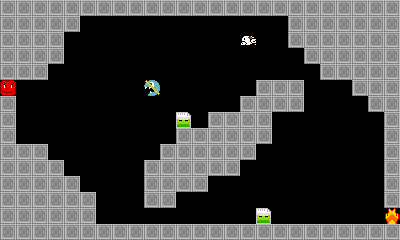

A level layout from a 2D game, rendered from its tile map. Below: a short description, then the map file with its tile-grid data intact:
An orthogonal 25x15 tile map with 16x16 px tiles, 1 tile layer (Tile Layer 1).

<map version="1.0" orientation="orthogonal" renderorder="right-down" width="25" height="15" tilewidth="16" tileheight="16" nextobjectid="1">
 <tileset firstgid="1" name="base" tilewidth="16" tileheight="16" spacing="1" tilecount="13">
  <image source="../graphics/tile.png" width="221" height="16" />
 </tileset>
 <layer name="Tile Layer 1" width="25" height="15">
  <data>
   <tile gid="1" />
   <tile gid="1" />
   <tile gid="1" />
   <tile gid="1" />
   <tile gid="1" />
   <tile gid="1" />
   <tile gid="1" />
   <tile gid="1" />
   <tile gid="1" />
   <tile gid="1" />
   <tile gid="1" />
   <tile gid="1" />
   <tile gid="1" />
   <tile gid="1" />
   <tile gid="1" />
   <tile gid="1" />
   <tile gid="1" />
   <tile gid="1" />
   <tile gid="1" />
   <tile gid="1" />
   <tile gid="1" />
   <tile gid="1" />
   <tile gid="1" />
   <tile gid="1" />
   <tile gid="1" />
   <tile gid="1" />
   <tile gid="1" />
   <tile gid="1" />
   <tile gid="1" />
   <tile gid="1" />
   <tile gid="0" />
   <tile gid="0" />
   <tile gid="0" />
   <tile gid="0" />
   <tile gid="0" />
   <tile gid="0" />
   <tile gid="0" />
   <tile gid="0" />
   <tile gid="0" />
   <tile gid="0" />
   <tile gid="0" />
   <tile gid="0" />
   <tile gid="0" />
   <tile gid="1" />
   <tile gid="1" />
   <tile gid="1" />
   <tile gid="1" />
   <tile gid="1" />
   <tile gid="1" />
   <tile gid="1" />
   <tile gid="1" />
   <tile gid="1" />
   <tile gid="1" />
   <tile gid="1" />
   <tile gid="0" />
   <tile gid="0" />
   <tile gid="0" />
   <tile gid="0" />
   <tile gid="0" />
   <tile gid="0" />
   <tile gid="0" />
   <tile gid="0" />
   <tile gid="0" />
   <tile gid="0" />
   <tile gid="0" />
   <tile gid="8" />
   <tile gid="0" />
   <tile gid="0" />
   <tile gid="1" />
   <tile gid="1" />
   <tile gid="1" />
   <tile gid="1" />
   <tile gid="1" />
   <tile gid="1" />
   <tile gid="1" />
   <tile gid="1" />
   <tile gid="1" />
   <tile gid="1" />
   <tile gid="1" />
   <tile gid="0" />
   <tile gid="0" />
   <tile gid="0" />
   <tile gid="0" />
   <tile gid="0" />
   <tile gid="0" />
   <tile gid="0" />
   <tile gid="0" />
   <tile gid="0" />
   <tile gid="0" />
   <tile gid="0" />
   <tile gid="0" />
   <tile gid="0" />
   <tile gid="0" />
   <tile gid="0" />
   <tile gid="1" />
   <tile gid="1" />
   <tile gid="1" />
   <tile gid="1" />
   <tile gid="1" />
   <tile gid="1" />
   <tile gid="1" />
   <tile gid="1" />
   <tile gid="1" />
   <tile gid="0" />
   <tile gid="0" />
   <tile gid="0" />
   <tile gid="0" />
   <tile gid="0" />
   <tile gid="0" />
   <tile gid="0" />
   <tile gid="0" />
   <tile gid="0" />
   <tile gid="0" />
   <tile gid="0" />
   <tile gid="0" />
   <tile gid="0" />
   <tile gid="0" />
   <tile gid="0" />
   <tile gid="0" />
   <tile gid="0" />
   <tile gid="1" />
   <tile gid="1" />
   <tile gid="1" />
   <tile gid="1" />
   <tile gid="1" />
   <tile gid="3" />
   <tile gid="0" />
   <tile gid="0" />
   <tile gid="0" />
   <tile gid="0" />
   <tile gid="0" />
   <tile gid="0" />
   <tile gid="0" />
   <tile gid="0" />
   <tile gid="11" />
   <tile gid="0" />
   <tile gid="0" />
   <tile gid="0" />
   <tile gid="0" />
   <tile gid="0" />
   <tile gid="0" />
   <tile gid="1" />
   <tile gid="1" />
   <tile gid="1" />
   <tile gid="0" />
   <tile gid="0" />
   <tile gid="0" />
   <tile gid="1" />
   <tile gid="1" />
   <tile gid="1" />
   <tile gid="1" />
   <tile gid="0" />
   <tile gid="0" />
   <tile gid="0" />
   <tile gid="0" />
   <tile gid="0" />
   <tile gid="0" />
   <tile gid="0" />
   <tile gid="0" />
   <tile gid="0" />
   <tile gid="0" />
   <tile gid="0" />
   <tile gid="0" />
   <tile gid="0" />
   <tile gid="0" />
   <tile gid="1" />
   <tile gid="1" />
   <tile gid="1" />
   <tile gid="1" />
   <tile gid="0" />
   <tile gid="0" />
   <tile gid="0" />
   <tile gid="0" />
   <tile gid="1" />
   <tile gid="1" />
   <tile gid="1" />
   <tile gid="0" />
   <tile gid="0" />
   <tile gid="0" />
   <tile gid="0" />
   <tile gid="0" />
   <tile gid="0" />
   <tile gid="0" />
   <tile gid="0" />
   <tile gid="0" />
   <tile gid="0" />
   <tile gid="12" />
   <tile gid="0" />
   <tile gid="1" />
   <tile gid="1" />
   <tile gid="1" />
   <tile gid="1" />
   <tile gid="0" />
   <tile gid="0" />
   <tile gid="0" />
   <tile gid="0" />
   <tile gid="0" />
   <tile gid="0" />
   <tile gid="0" />
   <tile gid="1" />
   <tile gid="1" />
   <tile gid="0" />
   <tile gid="0" />
   <tile gid="0" />
   <tile gid="0" />
   <tile gid="0" />
   <tile gid="0" />
   <tile gid="0" />
   <tile gid="0" />
   <tile gid="0" />
   <tile gid="0" />
   <tile gid="1" />
   <tile gid="1" />
   <tile gid="1" />
   <tile gid="1" />
   <tile gid="1" />
   <tile gid="1" />
   <tile gid="0" />
   <tile gid="0" />
   <tile gid="0" />
   <tile gid="0" />
   <tile gid="0" />
   <tile gid="0" />
   <tile gid="0" />
   <tile gid="1" />
   <tile gid="1" />
   <tile gid="1" />
   <tile gid="1" />
   <tile gid="0" />
   <tile gid="0" />
   <tile gid="0" />
   <tile gid="0" />
   <tile gid="0" />
   <tile gid="0" />
   <tile gid="0" />
   <tile gid="1" />
   <tile gid="1" />
   <tile gid="1" />
   <tile gid="1" />
   <tile gid="1" />
   <tile gid="1" />
   <tile gid="0" />
   <tile gid="0" />
   <tile gid="0" />
   <tile gid="0" />
   <tile gid="0" />
   <tile gid="0" />
   <tile gid="0" />
   <tile gid="0" />
   <tile gid="1" />
   <tile gid="1" />
   <tile gid="1" />
   <tile gid="1" />
   <tile gid="1" />
   <tile gid="0" />
   <tile gid="0" />
   <tile gid="0" />
   <tile gid="0" />
   <tile gid="0" />
   <tile gid="1" />
   <tile gid="1" />
   <tile gid="1" />
   <tile gid="1" />
   <tile gid="1" />
   <tile gid="1" />
   <tile gid="0" />
   <tile gid="0" />
   <tile gid="0" />
   <tile gid="0" />
   <tile gid="0" />
   <tile gid="0" />
   <tile gid="0" />
   <tile gid="0" />
   <tile gid="0" />
   <tile gid="1" />
   <tile gid="1" />
   <tile gid="1" />
   <tile gid="1" />
   <tile gid="1" />
   <tile gid="1" />
   <tile gid="0" />
   <tile gid="0" />
   <tile gid="0" />
   <tile gid="0" />
   <tile gid="1" />
   <tile gid="1" />
   <tile gid="1" />
   <tile gid="1" />
   <tile gid="0" />
   <tile gid="0" />
   <tile gid="0" />
   <tile gid="0" />
   <tile gid="0" />
   <tile gid="0" />
   <tile gid="0" />
   <tile gid="0" />
   <tile gid="0" />
   <tile gid="0" />
   <tile gid="0" />
   <tile gid="1" />
   <tile gid="1" />
   <tile gid="1" />
   <tile gid="1" />
   <tile gid="1" />
   <tile gid="1" />
   <tile gid="1" />
   <tile gid="0" />
   <tile gid="0" />
   <tile gid="0" />
   <tile gid="1" />
   <tile gid="1" />
   <tile gid="0" />
   <tile gid="0" />
   <tile gid="0" />
   <tile gid="0" />
   <tile gid="0" />
   <tile gid="0" />
   <tile gid="0" />
   <tile gid="0" />
   <tile gid="0" />
   <tile gid="0" />
   <tile gid="0" />
   <tile gid="0" />
   <tile gid="0" />
   <tile gid="1" />
   <tile gid="1" />
   <tile gid="1" />
   <tile gid="1" />
   <tile gid="1" />
   <tile gid="1" />
   <tile gid="1" />
   <tile gid="0" />
   <tile gid="0" />
   <tile gid="0" />
   <tile gid="0" />
   <tile gid="0" />
   <tile gid="0" />
   <tile gid="0" />
   <tile gid="0" />
   <tile gid="0" />
   <tile gid="0" />
   <tile gid="12" />
   <tile gid="0" />
   <tile gid="0" />
   <tile gid="0" />
   <tile gid="0" />
   <tile gid="0" />
   <tile gid="0" />
   <tile gid="0" />
   <tile gid="2" />
   <tile gid="1" />
   <tile gid="1" />
   <tile gid="1" />
   <tile gid="1" />
   <tile gid="1" />
   <tile gid="1" />
   <tile gid="1" />
   <tile gid="1" />
   <tile gid="1" />
   <tile gid="1" />
   <tile gid="1" />
   <tile gid="1" />
   <tile gid="1" />
   <tile gid="1" />
   <tile gid="1" />
   <tile gid="1" />
   <tile gid="1" />
   <tile gid="1" />
   <tile gid="1" />
   <tile gid="1" />
   <tile gid="1" />
   <tile gid="1" />
   <tile gid="1" />
   <tile gid="1" />
   <tile gid="1" />
  </data>
 </layer>
</map>
